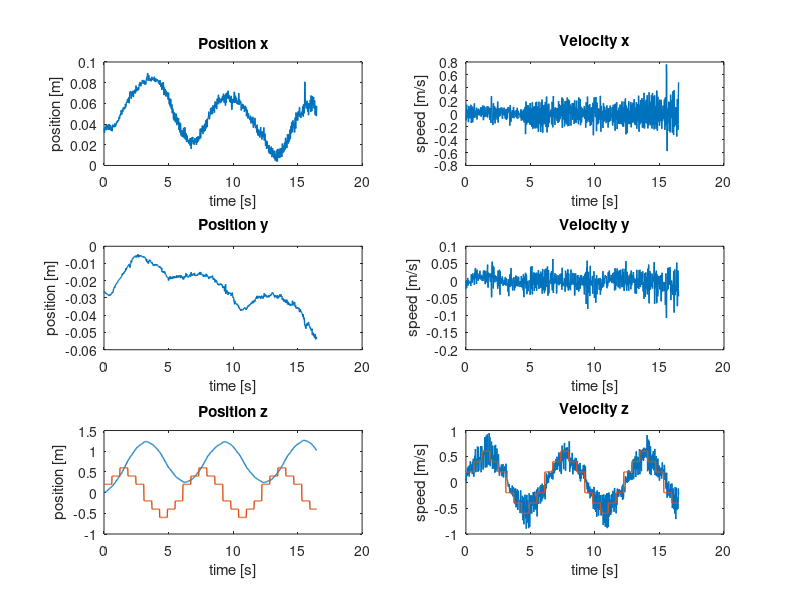
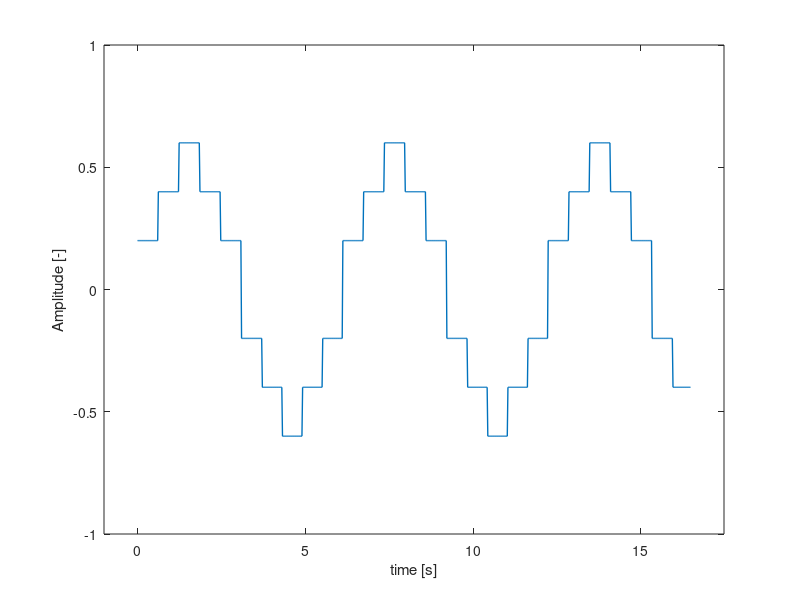
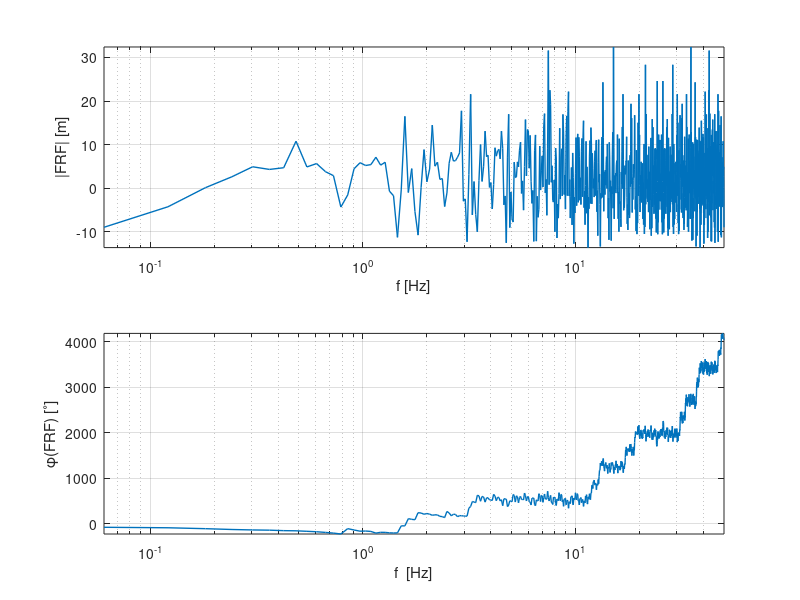
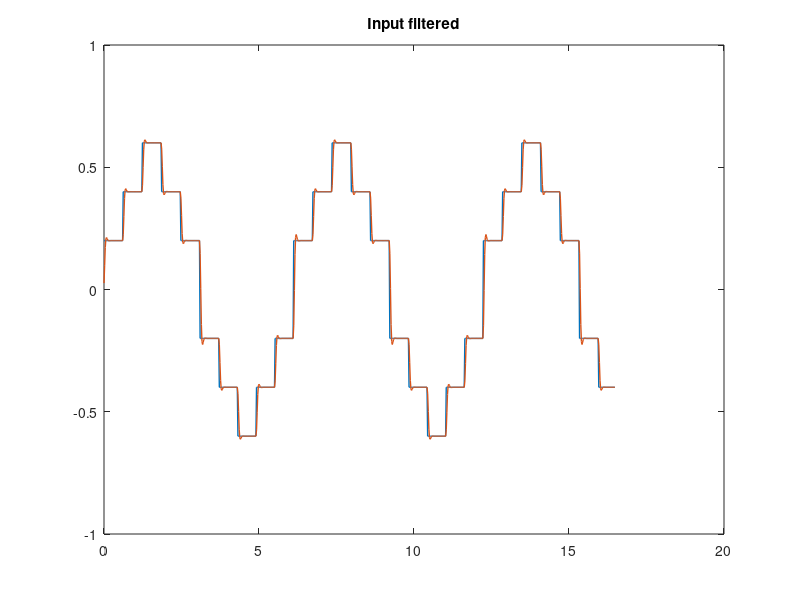

These figures' MATLAB source, in order:
%%% Parameter estimation %%%
% zie ook 'test.m' !
clear all
close all

%% Load data from .mat-file

load vel_identification_z_short


%% Extract some signals from the data

set(0, 'DefaultLineLineWidth', 1);


% Cutoff useful data
% first_index = find(input~=0, 1);
% input = input(1:end-10)';
% output_x = output_x(1:end-10)';
% output_y = output_y(1:end-10)';
% output_z = output_z(1:end-10)';
input = input(1:end-100)';
output_x = output_x(1:end-100)';
output_y = output_y(1:end-100)';
output_z = output_z(1:end-100)';
output_z = output_z - output_z(1);

dt = 0.02;
time = 0:dt:(length(input)-1)*dt;

% Differentiation of x-, y-, z-position
% dt = sample time (gradient assumes timestep 1)
velocity_x = gradient(output_x)/dt;
velocity_y = gradient(output_y)/dt;
velocity_z = gradient(output_z)/dt;

% Do some plotting of the measurement data 
figure('Name','Output Measurements')
subplot(321), plot(time, output_x), title('Position x'), xlabel('time [s]'), ylabel('position [m]')
subplot(322), plot(time, velocity_x), title('Velocity x'), xlabel('time [s]'), ylabel('speed [m/s]')

subplot(323), plot(time, output_y), title('Position y'), xlabel('time [s]'), ylabel('position [m]')
subplot(324), plot(time, velocity_y), title('Velocity y'), xlabel('time [s]'), ylabel('speed [m/s]')

subplot(325), plot(time, output_z, time, input), title('Position z'), xlabel('time [s]'), ylabel('position [m]')
subplot(326), plot(time, velocity_z, time, input), title('Velocity z'), xlabel('time [s]'), ylabel('speed [m/s]')

% Input signal
figure('Name', 'Input signal')
plot(time, input)
xlabel('time [s]')
ylabel('Amplitude [-]')
axis([time(1)-1 time(end)+1 -1 1])


%% Frequency domain
Ts = dt;
fs = 1/dt;
N = length(velocity_x);
t = [0:N-1]'*Ts;
N = numel(input);
f = [0:N-1]'*(fs/N);

input_f = fft(input);
output_z_f = fft(output_z);
velocity_z_f = fft(velocity_z);

FRF = output_z_f./input_f;

figure('Name', 'Empirical transfer function freq response'),subplot(2,1,1),semilogx(f, 20*log10(abs(FRF)), 'LineWidth', 1)
axis tight
grid on
xlabel('f [Hz]')
xlim([f(1) f(end)])
ylabel('|FRF| [m]')
subplot(2,1,2),semilogx(f, 180/pi*unwrap(angle(FRF)), 'LineWidth', 1)
grid on
axis tight
xlabel('f  [Hz]')
ylabel('\phi(FRF) [^\circ]')
xlim([f(1) f(end)])


%% Choose a cutoff frequency for Butterworth filtering
f0 = 1.5; % crossover frequency
fc = 5*f0; % cutoff frequency
fcn = fc/(fs/2); % normalized cutoff frequency


%% Filtering of the in- and output data using Butterworth filter
[B, A] = butter(2,fcn); % order must be higher than order of system, 
                             % adjust cut-off frquency to be higher than highest eigenfrequency of the system

% input filtering                           
input_filt = filter(B,A,input);
% output filtering
output_z_filt = filter(B,A,output_z);
velocity_z_filt = filter(B,A,velocity_z);

figure('Name','filtered input')
plot(t,input,t,input_filt),title('Input filtered')

figure('Name','filtered output measurement')
plot(time, output_z, time, output_z_filt),title('pos_{z,filt}')
legend('output','filtered output')


%% Least squares solution for approximation of the parameters in the system
% With Butterworth filtering of in and output
% 1st order strictly proper

y0 = velocity_z_filt(2:end);
Phi0 = [-velocity_z_filt(1:end-1), input_filt(1:end-1)];
theta_filt0 = Phi0\y0;

B0 = [theta_filt0(2)];
A0 = [1, theta_filt0(1)];

sys_d0 = tf(B0, A0, Ts);

FRF0 = squeeze(freqresp(sys_d0,2*pi*f));

figure('Name','1st - filtered - strictly proper: Freq Response'),subplot(2,1,1),semilogx(f, 20*log10(abs(FRF0)))
grid on 
xlim([f(1) f(end)])
xlabel('f  [Hz]')
ylabel('|FRF0|  [m]')
axis tight
subplot(2,1,2)
semilogx(f, 180/pi*unwrap(angle(FRF0)))
grid on
xlim([f(1) f(end)])
xlabel('f  [Hz]')
ylabel('\phi(FRF0)  [^\circ]')

x0 = lsim(sys_d0,input,t);

figure('Name','1st - filtered - strictly proper: Simulation')
subplot(211)
hold on
plot(t, velocity_z,'g')
plot(t, velocity_z_filt)
plot(t,x0)
legend('pos_{z,meas}', 'pos_{z,filt}', 'pos_{z,sim}')
title('1st - filtered - strictly proper: Simulation vs Measurement')
xlabel('Time [s]')
axis tight
ylabel('velocity [m/s]')
subplot(212)
plot(t,velocity_z - x0)
title('Difference between simulation and measurement')
legend('pos_{z,meas}-pos_{z,sim}')
xlabel('Time [s]')
ylabel('velocity [m/s]')
axis tight

figure('Name','1st - filtered - strictly proper: Pole Zero Map'),pzmap(sys_d0)


%% ----------------------
%   Second order fitting
%  ----------------------
%% Filtering of the in- and output data using Butterworth filter
[B, A] = butter(3,fcn); % order must be higher than order of system, 
                             % adjust cut-off frquency to be higher than highest eigenfrequency of the system

% input filtering                           
input_filt = filter(B,A,input);
% output filtering
output_z_filt = filter(B,A,output_z);
velocity_z_filt = filter(B,A,velocity_z);

figure('Name','filtered input')
plot(t,input,t,input_filt),title('Input filtered')

figure('Name','filtered output measurement')
plot(time, output_z, time, output_z_filt),title('pos_{z,filt}')
legend('output','filtered output')


%% 2nd order proper
% Without filtering
% y[k] = -a1*y[k-1]-a0*y[k-2]+b2*u[k]+b1*u[k-1]+b0*u[k-2]
y = velocity_z(3:end);
Phi = [-velocity_z(2:end-1), -velocity_z(1:end-2), input(3:end), input(2:end-1), input(1:end-2)];
theta = Phi\y;

B1 = [theta(3), theta(4), theta(5)];
A1 = [1, theta(1) theta(2)];

sys_d1 = tf(B1, A1, Ts);

FRF1 = squeeze(freqresp(sys_d1,2*pi*f));

figure('Name','2nd - no filter - proper: Freq Response'), subplot(211)
semilogx(f, 20*log10(abs(FRF1)))
grid on
xlim([f(1) f(end)])
xlabel('f  [Hz]')
ylabel('|FRF1|  [m]')
subplot(212),semilogx(f, 180/pi*unwrap(angle(FRF1)))
grid on
xlim([f(1) f(end)])
xlabel('f  [Hz]')
ylabel('\phi(FRF1)  [^\circ]')

x1 = lsim(sys_d1,input,t);

figure('Name','2nd - no filter - proper: Simulation')
subplot(211)
hold on
plot(t, velocity_z,'g')
plot(t, x1)
title('2nd - no filter - proper: Simulation vs Measurement')
legend('pos_{z,meas}','pos_{z,sim}')
xlabel('Time [s]')
ylabel('Displacement [m]')
axis tight
subplot(212)
plot(t,velocity_z - x1)
title('Difference between simulation and measurement')
legend('pos_{z,meas}-pos_{z,sim}')
xlabel('Time [s]')
ylabel('Displacement [m]')
axis tight

figure('Name','2nd - no filter - proper: Pole Zero Map'),pzmap(sys_d1)



%% With Butterworth filtering of in and output
% Second order proper

y2 = velocity_z_filt(3:end);
Phi2 = [-velocity_z_filt(2:end-1), -velocity_z_filt(1:end-2), input_filt(3:end), input_filt(2:end-1), input_filt(1:end-2)];
theta_filt = Phi2\y2;

B2 = [theta_filt(3),theta_filt(4),theta_filt(5)];
A2 = [1, theta_filt(1) theta_filt(2)];

sys_d2 = tf(B2, A2, Ts);

FRF2 = squeeze(freqresp(sys_d2,2*pi*f));

figure('Name','2nd - filtered - proper: Freq Response'),subplot(2,1,1),semilogx(f, 20*log10(abs(FRF2)))
grid on 
xlim([f(1) f(end)])
xlabel('f  [Hz]')
ylabel('|FRF2|  [m]')
axis tight
subplot(2,1,2)
semilogx(f, 180/pi*unwrap(angle(FRF2)))
grid on
xlim([f(1) f(end)])
xlabel('f  [Hz]')
ylabel('\phi(FRF2)  [^\circ]')

x2 = lsim(sys_d2,input,t);

figure('Name','2nd - filtered - proper: Simulation')
subplot(211)
hold on
plot(t, velocity_z,'g')
plot(t, velocity_z_filt)
plot(t,x2)
legend('pos_{z,meas}', 'pos_{z,filt}', 'pos_{z,sim}')
title('2nd - filtered - proper: Simulation vs Measurement')
xlabel('Time [s]')
axis tight
ylabel('velocity [m/s]')
subplot(212)
plot(t,velocity_z - x2)
title('Difference between simulation and measurement')
legend('pos_{z,meas}-pos_{z,sim}')
xlabel('Time [s]')
ylabel('velocity [m/s]')
axis tight

figure('Name','2nd - filtered - proper: Pole Zero Map'),pzmap(sys_d2)

%% With Butterworth filtering of in and output
% 2nd order strictly proper

y3 = velocity_z_filt(3:end);
Phi3 = [-velocity_z_filt(2:end-1), -velocity_z_filt(1:end-2), input_filt(2:end-1), input_filt(1:end-2)];
theta_filt3 = Phi3\y3;

B3 = [theta_filt3(3),theta_filt3(4)];
A3 = [1, theta_filt3(1) theta_filt3(2)];

sys_d3 = tf(B3, A3, Ts);

FRF3 = squeeze(freqresp(sys_d3,2*pi*f));

figure('Name','2nd - filtered - strictly proper: Freq Response'),subplot(2,1,1),semilogx(f, 20*log10(abs(FRF3)))
grid on 
xlim([f(1) f(end)])
xlabel('f  [Hz]')
ylabel('|FRF3|  [m]')
axis tight
subplot(2,1,2)
semilogx(f, 180/pi*unwrap(angle(FRF3)))
grid on
xlim([f(1) f(end)])
xlabel('f  [Hz]')
ylabel('\phi(FRF3)  [^\circ]')

x3 = lsim(sys_d3,input,t);

figure('Name','2nd - filtered - strictly proper: Simulation')
subplot(211)
hold on
plot(t, velocity_z,'g')
plot(t, velocity_z_filt)
plot(t,x3)
legend('pos_{z,meas}', 'pos_{z,filt}', 'pos_{z,sim}')
title('2nd - filtered - strictly proper: Simulation vs Measurement')
xlabel('Time [s]')
axis tight
ylabel('velocity [m/s]')
subplot(212)
plot(t,velocity_z - x3)
title('Difference between simulation and measurement')
legend('pos_{z,meas}-pos_{z,sim}')
xlabel('Time [s]')
ylabel('velocity [m/s]')
axis tight

figure('Name','2nd - filtered - strictly proper: Pole Zero Map'),pzmap(sys_d3)


%% ----------------------
%   Third order fitting
%  ----------------------

%% Filtering of the in- and output data using Butterworth filter
[B, A] = butter(4,fcn); % order must be higher than order of system, 
                             % adjust cut-off frquency to be higher than highest eigenfrequency of the system

% input filtering                           
input_filt = filter(B,A,input);
% output filtering
output_z_filt = filter(B,A,output_z);
velocity_z_filt = filter(B,A,velocity_z);

figure('Name','filtered input')
plot(t,input,t,input_filt),title('Input filtered')

figure('Name','filtered output measurement')
plot(time, output_z, time, output_z_filt),title('pos_{z,filt}')
legend('output','filtered output')


%% With Butterworth filtering of in and output
% 3d order proper

y4 = velocity_z_filt(4:end);
Phi4 = [-velocity_z_filt(3:end-1), -velocity_z_filt(2:end-2), -velocity_z_filt(1:end-3), input_filt(4:end), input_filt(3:end-1), input_filt(2:end-2), input_filt(1:end-3)];
theta_filt4 = Phi4\y4;

B4 = [theta_filt4(4),theta_filt4(5),theta_filt4(6), theta_filt4(7)];
A4 = [1, theta_filt4(1) theta_filt4(2), theta_filt4(3)];

sys_d4 = tf(B4, A4, Ts);

FRF4 = squeeze(freqresp(sys_d4,2*pi*f));

figure('Name','3d - filtered - proper: Freq response'),subplot(2,1,1),semilogx(f, 20*log10(abs(FRF4)))
grid on 
xlim([f(1) f(end)])
xlabel('f  [Hz]')
ylabel('|FRF4|  [m]')
axis tight
subplot(2,1,2)
semilogx(f, 180/pi*unwrap(angle(FRF4)))
grid on
xlim([f(1) f(end)])
xlabel('f  [Hz]')
ylabel('\phi(FRF4)  [^\circ]')

x4 = lsim(sys_d4,input,t);

figure('Name','3d - filtered - proper: Simulation')
subplot(211)
hold on
plot(t, velocity_z,'g')
plot(t, velocity_z_filt)
plot(t,x4)
legend('pos_{z,meas}', 'pos_{z,filt}', 'pos_{z,sim}')
title('3d - filtered - proper: Simulation vs Measurement')
xlabel('Time [s]')
axis tight
ylabel('velocity [m/s]')
subplot(212)
plot(t,velocity_z - x4)
title('Difference between simulation and measurement')
legend('pos_{z,meas}-pos_{z,sim}')
xlabel('Time [s]')
ylabel('velocity [m/s]')
axis tight

figure('Name','3d - filtered - proper: Pole Zero Map'),pzmap(sys_d4)


%% With Butterworth filtering of in and output
% 3d order strictly proper

y5 = velocity_z_filt(4:end);
Phi5 = [-velocity_z_filt(3:end-1), -velocity_z_filt(2:end-2), -velocity_z_filt(1:end-3), input_filt(3:end-1), input_filt(2:end-2), input_filt(1:end-3)];
theta_filt5 = Phi5\y5;

B5 = [theta_filt5(4),theta_filt5(5),theta_filt5(6)];
A5 = [1, theta_filt5(1) theta_filt5(2), theta_filt5(3)];

sys_d5 = tf(B5, A5, Ts);

FRF5 = squeeze(freqresp(sys_d5,2*pi*f));

figure('Name','3d - filtered - strictly proper: Freq Response'),subplot(2,1,1),semilogx(f, 20*log10(abs(FRF5)))
grid on 
xlim([f(1) f(end)])
xlabel('f  [Hz]')
ylabel('|FRF5|  [m]')
axis tight
subplot(2,1,2)
semilogx(f, 180/pi*unwrap(angle(FRF5)))
grid on
xlim([f(1) f(end)])
xlabel('f  [Hz]')
ylabel('\phi(FRF5)  [^\circ]')

x5= lsim(sys_d5,input,t);

figure('Name','3d - filtered - strictly proper: Simulation')
subplot(211)
hold on
plot(t, velocity_z,'g')
plot(t, velocity_z_filt)
plot(t,x5)
legend('pos_{z,meas}', 'pos_{z,filt}', 'pos_{z,sim}')
title('3d - filtered - strictly proper: Simulation vs Measurement')
xlabel('Time [s]')
axis tight
ylabel('velocity [m/s]')
subplot(212)
plot(t,velocity_z - x5)
title('Difference between simulation and measurement')
legend('pos_{z,meas}-pos_{z,sim}')
xlabel('Time [s]')
ylabel('velocity [m/s]')
axis tight

figure('Name','3d - filtered - strictly proper: Pole Zero Map'),pzmap(sys_d5)


%% Find crossover frequency of best fit
[error, index] = min(abs(20*log10(abs(FRF3(1:end-100)))));
f0 = f(index);

fprintf('f0x: %d \n', f0)


%% continuous
sys_c0 = d2c(sys_d0)
sys_0 = c2d(sys_c0, 0.01)
